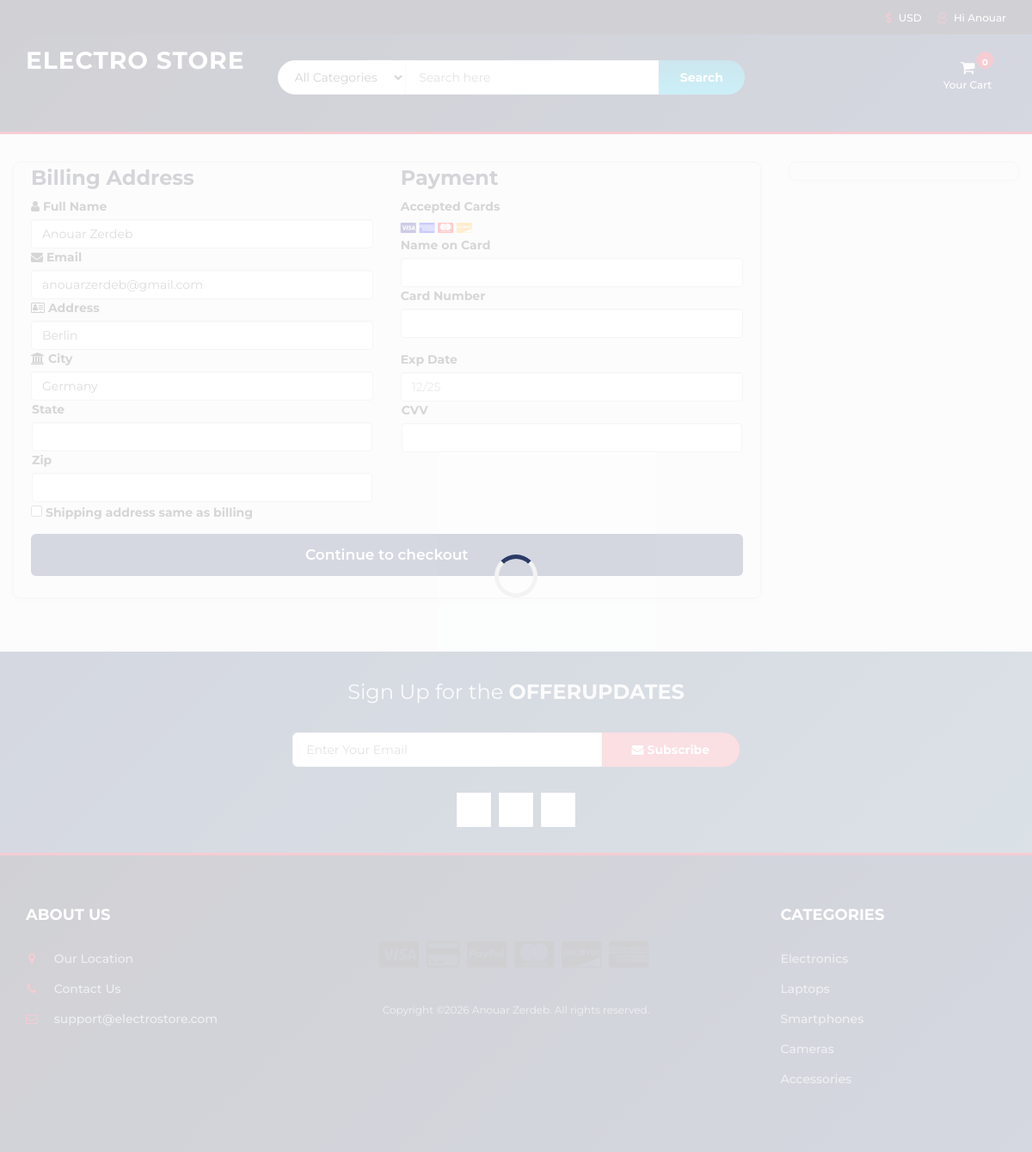
The page /checkout.php (signed in) on the database its author committed.
### tables this page shows
CREATE TABLE `user_info` (
  `user_id` int(10) NOT NULL AUTO_INCREMENT,
  `first_name` varchar(100) NOT NULL,
  `last_name` varchar(100) NOT NULL,
  `email` varchar(300) NOT NULL,
  `password` varchar(300) NOT NULL,
  `mobile` varchar(10) NOT NULL,
  `address1` varchar(300) NOT NULL,
  `address2` varchar(11) NOT NULL,
  PRIMARY KEY (`user_id`)
);

### db.php (called while the page is built, shortened)
<?php
if (!function_exists('safe_query')) {
    function safe_query($con, $sql, $types = "", $params = []) {
        $stmt = mysqli_prepare($con, $sql);
        if ($types && $params) {
            mysqli_stmt_bind_param($stmt, $types, ...$params);
        }
        mysqli_stmt_execute($stmt);
        $result = mysqli_stmt_get_result($stmt);
        return $result;
    }
    function h($str) {
        return htmlspecialchars($str ?? '', ENT_QUOTES, 'UTF-8');
    }
}
?>

### checkout.php (the view, shortened to what this page needs)
<?php
include "db.php";
include "header.php";
?>
<section class="section">
    <div class="container-fluid">
        <div class="row-checkout">
<?php
if (isset($_SESSION["uid"])) {
    $uid = intval($_SESSION["uid"]);
    $user_result = safe_query($con, "SELECT * FROM user_info WHERE user_id = ?", "i", [$uid]);
    $user = mysqli_fetch_array($user_result);
    $total_count = intval($_POST['total_count'] ?? 0);
    $total = 0;
    echo '<div class="col-75"><div class="container-checkout">
    <form id="checkout_form" action="checkout_process.php" method="POST">
        <div class="row-checkout">
            <div class="col-50">
                <h3>Billing Address</h3>
                <label for="fname"><i class="fa fa-user"></i> Full Name</label>
                <input type="text" id="fname" class="form-control" name="firstname" value="' . h($user["first_name"] . ' ' . $user["last_name"]) . '" required>
                <label for="email"><i class="fa fa-envelope"></i> Email</label>
                <input type="text" id="email" name="email" class="form-control" value="' . h($user["email"]) . '" required>
                <label for="adr"><i class="fa fa-address-card-o"></i> Address</label>
                <input type="text" id="adr" name="address" class="form-control" value="' . h($user["address1"]) . '" required>
                <label for="city"><i class="fa fa-institution"></i> City</label>
                <input type="text" id="city" name="city" class="form-control" value="' . h($user["address2"]) . '" required>
                <div class="row">
                    <div class="col-50"><label for="state">State</label><input type="text" id="state" name="state" class="form-control" required></div>
                    <div class="col-50"><label for="zip">Zip</label><input type="text" id="zip" name="zip" class="form-control" required></div>
                </div>
            </div>
            <div class="col-50">
                <h3>Payment</h3>
                <label>Accepted Cards</label>
                <div class="icon-container">
                    <i class="fa fa-cc-visa" style="color:navy;"></i>
                    <i class="fa fa-cc-amex" style="color:blue;"></i>
                    <i class="fa fa-cc-mastercard" style="color:red;"></i>
                    <i class="fa fa-cc-discover" style="color:orange;"></i>
                </div>
                <label for="cname">Name on Card</label>
                <input type="text" id="cname" name="cardname" class="form-control" required>
                <div class="form-group" id="card-number-field">
                    <label for="cardNumber">Card Number</label>
                    <input type="text" class="form-control" id="cardNumber" name="cardNumber" required>
                </div>
                <label for="expdate">Exp Date</label>
                <input type="text" id="expdate" name="expdate" class="form-control" placeholder="12/25" required>
                <div class="row"><div class="col-50">
                    <label for="cvv">CVV</label>
                    <input type="text" class="form-control" name="cvv" id="cvv" required>
                </div></div>
            </div>
        </div>
        <label><input type="checkbox" name="q" value="conform" required> Shipping address same as billing</label>';
    echo '<input type="hidden" name="total_count" value="' . $total_count . '">
          <input type="hidden" name="total_price" value="' . $total . '">
          <input type="submit" value="Continue to checkout" class="checkout-btn">
    </form></div></div>';
} else {
    echo "<script>window.location.href = 'cart.php'</script>";
}
?>
            <div class="col-25">
                <div class="container-checkout">
                </div>
            </div>
        </div>
    </div>
</section>
<?php
include "newsletter.php";
include "footer.php";
?>

### header.php (shortened to what this page needs)
<!DOCTYPE html>
<html lang="en">
<head>
	<link type="text/css" rel="stylesheet" href="css/bootstrap.min.css"/>
	<link type="text/css" rel="stylesheet" href="css/slick.css"/>
	<link type="text/css" rel="stylesheet" href="css/slick-theme.css"/>
	<link type="text/css" rel="stylesheet" href="css/nouislider.min.css"/>
	<link rel="stylesheet" href="https://cdnjs.cloudflare.com/ajax/libs/font-awesome/4.7.0/css/font-awesome.min.css">
	<link type="text/css" rel="stylesheet" href="css/style.css"/>
	<link type="text/css" rel="stylesheet" href="css/accountbtn.css"/>
	<link type="text/css" rel="stylesheet" href="css/custom.css"/>
</head>
<body>
	<div class="wait overlay"><div class="loader"></div></div>
	<header>
		<div id="top-header">
			<div class="container">
				<ul class="header-links pull-right">
					<li><a href="#"><i class="fa fa-dollar"></i> USD</a></li>
					<li><?php
						include "db.php";
						if (isset($_SESSION["uid"]) && !isset($_SESSION["is_admin"])) {
							$stmt = mysqli_prepare($con, "SELECT first_name FROM user_info WHERE user_id=?");
							mysqli_stmt_bind_param($stmt, "i", $_SESSION["uid"]);
							mysqli_stmt_execute($stmt);
							$query = mysqli_stmt_get_result($stmt);
							$row = mysqli_fetch_array($query);
							if ($row) {
								echo '<div class="dropdownn">
									<a href="#" class="dropdownn"><i class="fa fa-user-o"></i> Hi ' . h($row["first_name"]) . '</a>
									<div class="dropdownn-content">
										<a href="logout.php"><i class="fa fa-sign-out"></i> Log out</a>
									</div>
								</div>';
							}
						}
					?></li>
				</ul>
			</div>
		</div>
		<div id="header">
			<div class="container">
				<div class="row">
					<div class="col-md-3">
						<div class="header-logo">
							<a href="index.php" class="logo">
								<h1 class="site-logo">Electro Store</h1>
							</a>
						</div>
					</div>
					<div class="col-md-6">
						<div class="header-search">
							<form>
								<select class="input-select">
									<option value="0">All Categories</option>
								</select>
								<input class="input" id="search" type="text" placeholder="Search here">
								<button type="button" id="search_btn" class="search-btn">Search</button>
							</form>
						</div>
					</div>
					<div class="col-md-3 clearfix">
						<div class="header-ctn">
							<div class="dropdown">
								<a class="dropdown-toggle" data-toggle="dropdown" aria-expanded="true">
									<i class="fa fa-shopping-cart"></i>
									<span>Your Cart</span>
									<div class="badge qty">0</div>
								</a>
							</div>
						</div>
					</div>
				</div>
			</div>
		</div>
	</header>
	<nav id="navigation">
	</nav>

### css/style.css (style rules this page uses)
body { font-family: 'Montserrat', sans-serif; font-weight: 400; background-image: linear-gradient(-134deg, #FFA62E 0%, #FB962E 20%, #F8852E 40%, #F3742D 60%, #EF612D 80%, #EA4D2C 100%); }
h1, h2, h3, h4, h5, h6 { color: #2B2D42; font-weight: 700; margin: 0 0 10px; }
a { color: #2B2D42; font-weight: 500; -webkit-transition: 0.2s color; transition: 0.2s color; }
ul, ol { margin: 0; padding: 0; list-style: none }
.input { height: 40px; padding: 0px 15px; border: 1px solid #E4E7ED; background-color: #FFF; width: 100%; }
.input-select { padding: 0px 15px; background: #FFF; border: 1px solid #E4E7ED; height: 40px; }
.section { padding-top: 30px; padding-bottom: 30px; }
#top-header { padding-top: 10px; padding-bottom: 10px; background-color: #1E1F29; }
.header-links li { display: inline-block; margin-right: 15px; font-size: 12px; }
.header-links li:last-child { margin-right: 0px; }
.header-links li a { color: #FFF; }
.header-links li i { color: #D10024; margin-right: 5px; }
#header { padding-top: 15px; padding-bottom: 15px; background-image: linear-gradient(-135deg, #FF6CAB 0%, #F660BC 10%, #EC53CD 20%, #E045DE 30%, #D335EE 40%, #C323FF 50%, #B53AFF 60%, #A749FF 70%, #9854FF 80%, #865EFF 90%, #7366FF 100%); }
.header-logo { float: left; }
.header-search { padding: 15px 0px; }
.header-search form { position: relative; }
.header-search form .input-select { margin-right: -4px; border-radius: 40px 0px 0px 40px; }
.header-search form .input { width: calc(100% - 260px); margin-right: -4px; }
.header-search form .search-btn { height: 40px; width: 100px; background: #00B4DB; background: -webkit-linear-gradient(to bottom, #0083B0, #00B4DB); background: linear-gradient(to bottom, #0083B0, #00B4DB); color: #FFF; font-weight: 700; border: none; border-radius: 0px 40px 40px 0px; }
.header-ctn { float: right; padding: 15px 0px; }
.header-ctn>div { display: inline-block; }
.header-ctn>div>a { display: block; position: relative; width: 90px; text-align: center; color: #FFF; }
.header-ctn>div>a>i { display: block; font-size: 18px; }
.header-ctn>div>a>span { font-size: 12px; }
.header-ctn>div>a>.qty { position: absolute; right: 15px; top: -10px; width: 20px; height: 20px; line-height: 20px; text-align: center; border-radius: 50%; font-size: 10px; color: #FFF; background-color: #D10024; }
#navigation { background: #FFF; border-bottom: 2px solid #E4E7ED; border-top: 3px solid #D10024; }

### css/accountbtn.css (style rules this page uses)
.dropdownn { position: relative; display: inline-block; }

### css/custom.css (style rules this page uses)
#top-header { background: #1A1A2E; color: #ccc; }
#header { background: linear-gradient(135deg, #1A1A2E 0%, #2B3A67 100%); padding: 15px 0; }
#navigation { background: linear-gradient(90deg, #2B3A67, #496A81); }
.site-logo { font-family: 'Montserrat', sans-serif; font-size: 28px; font-weight: 700; color: #fff; margin: 0; letter-spacing: 1px; text-transform: uppercase; }
a.logo { text-decoration: none; }
.col-md-3, .col-md-4, .col-xs-6 { margin-bottom: 15px; }
body { background: #f0f2f5 !important; }
.header-search .search-btn { background: #E85D75; border: none; color: #fff; transition: background 0.3s ease; }
.overlay { display: none; position: fixed; top: 0; left: 0; width: 100%; height: 100%; background: rgba(255,255,255,0.8); z-index: 9999; }
.loader { border: 5px solid #f3f3f3; border-top: 5px solid #2B3A67; border-radius: 50%; width: 50px; height: 50px; animation: spin 0.8s linear infinite; position: absolute; top: 50%; left: 50%; margin: -25px 0 0 -25px; }
.dropdownn { position: relative; display: inline-block; }
.container-checkout { border-radius: 8px !important; box-shadow: 0 2px 10px rgba(0,0,0,0.06); }
.checkout-btn { background: #2B3A67 !important; border-radius: 6px !important; font-weight: 600; transition: background 0.3s !important; }
#navigation { overflow: hidden; }

### checkout.php (style rules this page uses)
.row-checkout { display:flex; flex-wrap:wrap; margin:0 -16px; }
.col-25 { flex:25%; }
.col-50 { flex:50%; }
.col-75 { flex:75%; }
.col-25, .col-50, .col-75 { padding:0 16px; }
.container-checkout { background:#f2f2f2; padding:5px 20px 15px 20px; border:1px solid lightgrey; border-radius:3px; }
.checkout-btn { background-color:#4CAF50; color:white; padding:12px; margin:10px 0; border:none; width:100%; border-radius:3px; cursor:pointer; font-size:17px; }

### rows shown on the page
user_info: first_name "Anouar", firstname "Anouar Zerdeb", email "anouarzerdeb@gmail.com", address "Berlin", city "Germany"
